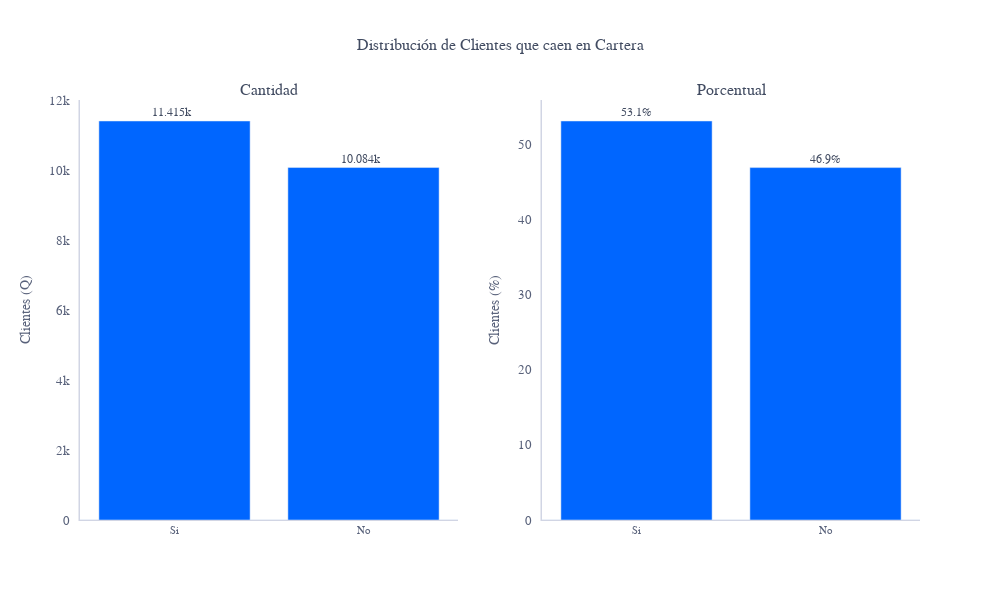

The notebook cell this image was saved under:
### Code cell
fig = make_subplots(rows=1, cols=2, subplot_titles=('Cantidad', 'Porcentual'))

fig1 = px.bar(df_target, x='target', y='count', title='Target Count',color_discrete_sequence=[paleta.color_blue])
fig2 = px.bar(df_target, x='target', y='proportion', title='Target Proportion',color_discrete_sequence=[paleta.color_blue])
fig.add_trace(fig1.data[0], row=1, col=1)
fig.add_trace(fig2.data[0], row=1, col=2)

fig.update_traces(texttemplate='%{y}', textposition='outside',textfont_size=12,row=1, col=1)
fig.update_traces(texttemplate='%{y:.1f}%', textposition='outside', textfont_size=12, row=1, col=2)

fig.update_yaxes(title_text='Clientes (Q)', row=1, col=1)
fig.update_yaxes(title_text='Clientes (%)', row=1, col=2)

fig.update_layout(
    height=600, 
    width=1000,
    title_text="Distribución de Clientes que caen en Cartera", 
    title_x=0.5,  
    title_font_size=16  
)
fig.show()
fig.write_image(str(FIGURES_DIR / 'clientes_mora_distribution.svg'))
fig.write_image(str(FIGURES_DIR / 'clientes_mora_distribution.png'))

### Figure 1 — Plotly figure (JSON) as saved in the notebook; plotly's stock layout.template omitted (floating-point values rounded to 4 significant figures)
{"data": [{"alignmentgroup": "True", "hovertemplate": "target=%{x}<br>count=%{y}<extra></extra>", "legendgroup": "", "marker": {"color": "#0066FF", "pattern": {"shape": ""}}, "name": "", "offsetgroup": "", "orientation": "v", "showlegend": false, "textfont": {"size": 12}, "textposition": "outside", "texttemplate": "%{y}", "type": "bar", "x": ["Si", "No"], "xaxis": "x", "y": [11415, 10084], "yaxis": "y"}, {"alignmentgroup": "True", "hovertemplate": "target=%{x}<br>proportion=%{y}<extra></extra>", "legendgroup": "", "marker": {"color": "#0066FF", "pattern": {"shape": ""}}, "name": "", "offsetgroup": "", "orientation": "v", "showlegend": false, "textfont": {"size": 12}, "textposition": "outside", "texttemplate": "%{y:.1f}%", "type": "bar", "x": ["Si", "No"], "xaxis": "x2", "y": [53.1, 46.9], "yaxis": "y2"}], "layout": {"annotations": [{"font": {"size": 16}, "showarrow": false, "text": "Cantidad", "x": 0.225, "xanchor": "center", "xref": "paper", "y": 1, "yanchor": "bottom", "yref": "paper"}, {"font": {"size": 16}, "showarrow": false, "text": "Porcentual", "x": 0.775, "xanchor": "center", "xref": "paper", "y": 1, "yanchor": "bottom", "yref": "paper"}], "height": 600, "title": {"font": {"size": 16}, "text": "Distribución de Clientes que caen en Cartera", "x": 0.5}, "width": 1000, "xaxis": {"anchor": "y", "domain": [0, 0.45]}, "xaxis2": {"anchor": "y2", "domain": [0.55, 1]}, "yaxis": {"anchor": "x", "domain": [0, 1], "title": {"text": "Clientes (Q)"}}, "yaxis2": {"anchor": "x2", "domain": [0, 1], "title": {"text": "Clientes (%)"}}}}
